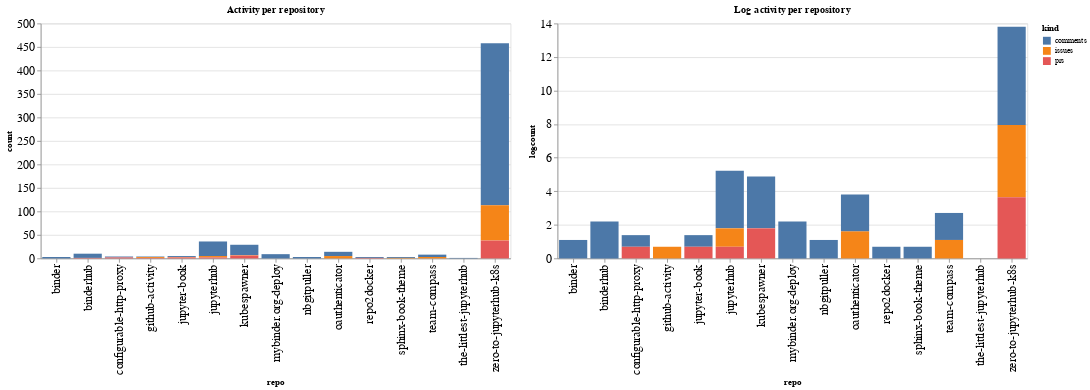

The code cell stored with this chart in its notebook:
### Code cell
ch1 = alt.Chart(repo_summaries, width=600, title="Activity per repository").mark_bar().encode(
    x='repo',
    y='count',
    color='kind',
    tooltip="kind"
)

ch2 = alt.Chart(repo_summaries, width=600, title="Log activity per repository").mark_bar().encode(
    x='repo',
    y='logcount',
    color='kind',
    tooltip="kind"
)

ch1 | ch2

### Figure 1 — Vega-Lite specification as saved in the notebook (floating-point values rounded to 4 significant figures)
{"config": {"axisLeft": {"labelFontSize": 15}, "axisBottom": {"labelFontSize": 15}}, "hconcat": [{"mark": "bar", "encoding": {"color": {"type": "nominal", "field": "kind"}, "tooltip": {"type": "nominal", "field": "kind"}, "x": {"type": "nominal", "field": "repo"}, "y": {"type": "quantitative", "field": "count"}}, "title": "Activity per repository", "width": 600}, {"mark": "bar", "encoding": {"color": {"type": "nominal", "field": "kind"}, "tooltip": {"type": "nominal", "field": "kind"}, "x": {"type": "nominal", "field": "repo"}, "y": {"type": "quantitative", "field": "logcount"}}, "title": "Log activity per repository", "width": 600}], "data": {"name": "data-888e531647090e59f151d8837b456993"}, "$schema": "https://vega.github.io/schema/vega-lite/v4.8.1.json", "datasets": {"data-888e531647090e59f151d8837b456993": [{"repo": "binder", "kind": "comments", "count": 3, "logcount": 1.099}, {"repo": "binderhub", "kind": "comments", "count": 9, "logcount": 2.197}, {"repo": "binderhub", "kind": "prs", "count": 1, "logcount": 0.0}, {"repo": "configurable-http-proxy", "kind": "comments", "count": 2, "logcount": 0.6931}, {"repo": "configurable-http-proxy", "kind": "prs", "count": 2, "logcount": 0.6931}, {"repo": "github-activity", "kind": "comments", "count": 1, "logcount": 0.0}, {"repo": "github-activity", "kind": "issues", "count": 2, "logcount": 0.6931}, {"repo": "github-activity", "kind": "prs", "count": 1, "logcount": 0.0}, {"repo": "jupyter-book", "kind": "comments", "count": 2, "logcount": 0.6931}, {"repo": "jupyter-book", "kind": "issues", "count": 1, "logcount": 0.0}, {"repo": "jupyter-book", "kind": "prs", "count": 2, "logcount": 0.6931}, {"repo": "jupyterhub", "kind": "comments", "count": 31, "logcount": 3.434}, {"repo": "jupyterhub", "kind": "issues", "count": 3, "logcount": 1.099}, {"repo": "jupyterhub", "kind": "prs", "count": 2, "logcount": 0.6931}, {"repo": "kubespawner", "kind": "comments", "count": 22, "logcount": 3.091}, {"repo": "kubespawner", "kind": "issues", "count": 1, "logcount": 0.0}, {"repo": "kubespawner", "kind": "prs", "count": 6, "logcount": 1.792}, {"repo": "mybinder.org-deploy", "kind": "comments", "count": 9, "logcount": 2.197}, {"repo": "nbgitpuller", "kind": "comments", "count": 3, "logcount": 1.099}, {"repo": "oauthenticator", "kind": "comments", "count": 9, "logcount": 2.197}, {"repo": "oauthenticator", "kind": "issues", "count": 5, "logcount": 1.609}, {"repo": "repo2docker", "kind": "comments", "count": 2, "logcount": 0.6931}, {"repo": "repo2docker", "kind": "prs", "count": 1, "logcount": 0.0}, {"repo": "sphinx-book-theme", "kind": "comments", "count": 2, "logcount": 0.6931}, {"repo": "sphinx-book-theme", "kind": "issues", "count": 1, "logcount": 0.0}, {"repo": "team-compass", "kind": "comments", "count": 5, "logcount": 1.609}, {"repo": "team-compass", "kind": "issues", "count": 3, "logcount": 1.099}, {"repo": "the-littlest-jupyterhub", "kind": "comments", "count": 1, "logcount": 0.0}, {"repo": "zero-to-jupyterhub-k8s", "kind": "comments", "count": 345, "logcount": 5.844}, {"repo": "zero-to-jupyterhub-k8s", "kind": "issues", "count": 75, "logcount": 4.317}, {"repo": "zero-to-jupyterhub-k8s", "kind": "prs", "count": 38, "logcount": 3.638}]}}
